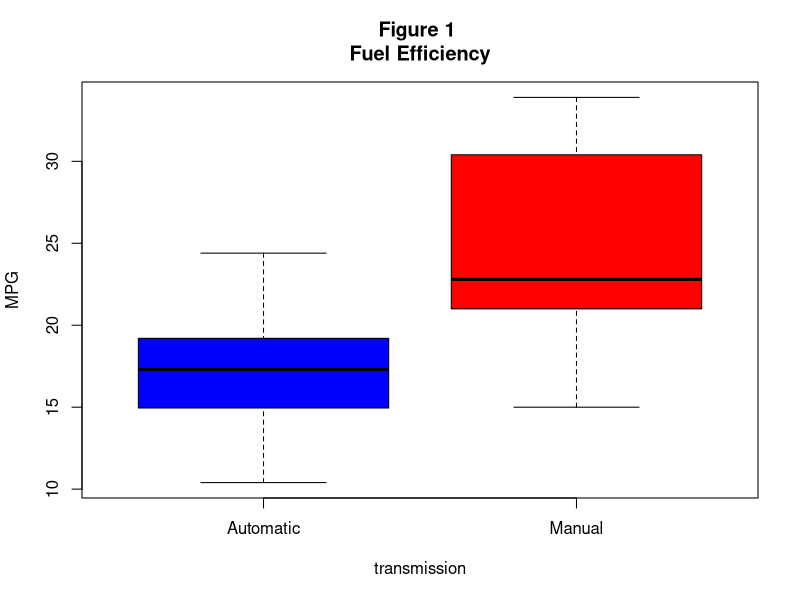
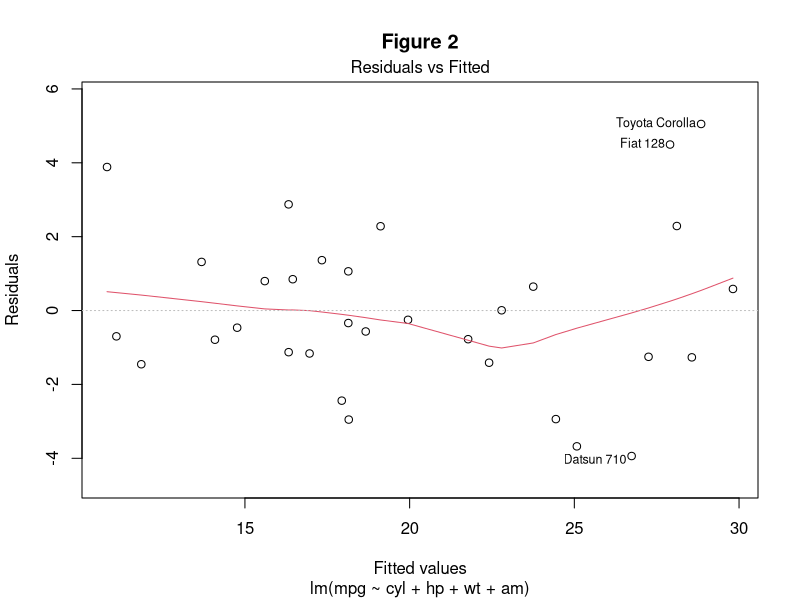
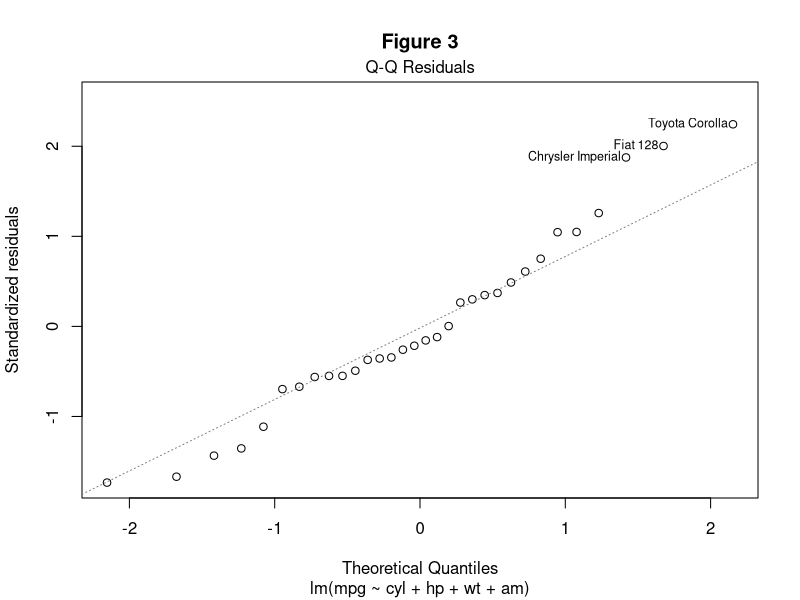

These figures' R source, in order:
## ---- chunk 1
knitr::opts_chunk$set(echo = TRUE)
library(car)

## ---- chunk 2
data(mtcars)

mtcars$cyl<-relevel(as.factor(mtcars$cyl), ref='8')
mtcars$vs<-relevel(as.factor(mtcars$vs), ref='0')
mtcars$am<-relevel(as.factor(mtcars$am), ref='0',labels=c('Automatic','Manual'))
mtcars$gear<-relevel(as.factor(mtcars$gear), ref='3')
mtcars$carb<-relevel(as.factor(mtcars$carb), ref='2')
## ---- chunk 3
lm1 <- lm(mpg~am,data=mtcars)
summary(lm1)$coef
summary(lm1)$adj.r.squared
## ---- chunk 4
lm2 <- lm(mpg~.,mtcars)
summary(lm2)$adj.r.squared
## ---- chunk 5
vif(lm2)
## ---- chunk 6
lm3 <- step(lm2,direction="both")
## ---- chunk 7
lm3$coefficients
summary(lm3)$adj.r.squared
## ---- chunk 8
summary(lm1)$coef[2]
## ---- chunk 9
summary(lm3)$coef[6]
## ---- chunk 10
boxplot(mpg~am, data=mtcars, main ='Figure 1 \nFuel Efficiency',ylab='MPG',
        xlab="transmission",names=c("Automatic","Manual"),notch=FALSE, col=(c("blue","red")))
## ---- chunk 11
plot(lm3,which=1,main="Figure 2")
## ---- chunk 12
plot(lm3,which=2,main="Figure 3")
